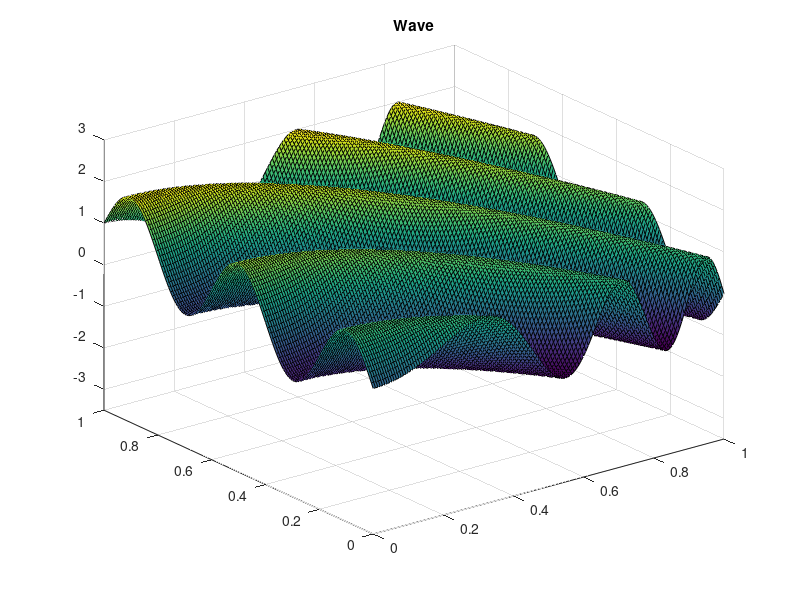

The MATLAB script that drew this image: (Note: this script raises an error after producing the figure.)
n = 149;
t_max = 2;
h = 1 / (n + 1);
tau = 1/100;

w = 2.5;
omega = 2 * pi * w;

filename = 'WelleNeumann1.gif';
delay = 0.05;

%n=n+2 needed for the generation of T
n = n+2;
j = 1;

T_mesh = 0:tau:t_max;
[X,Y] = meshgrid(0:h:1);

q   = zeros(n^2, t_max/tau + 1);
p   = zeros(n^2, t_max/tau + 1);
err = zeros(  1, t_max/tau + 1);

u       = @(t, x, y)     cos(4 * pi * t) .* ( sin(omega * (x .* x + y)) + y );
dt_u    = @(t, x, y)     - 4 * pi * sin(4 * pi * t) .* ( sin(omega * (x .* x + y)) + y );
grad_u  = @(t, x, y)     cos(4 * pi * t) .*  [2 * omega * x .* cos(omega * (x .* x + y)); omega * cos(omega * (x .* x + y)) + 1];
g       = @(n, t, x, y)  dot(grad_u(t, x, y), n);
f       = @(t, x, y)     - (4 * pi)^2 * u(t, x, y) + cos(4 * pi * t) .* (omega^2 * (4 * x .* x + 1) .* sin(omega * (x .* x + y)) - 2 * omega * cos(omega * (x .* x + y)));

u0 = u(0, X, Y)';
u1 = dt_u(0, X, Y)';

q(:, 1) = u0(:);
p(:, 1) = u1(:);


TT = - sparse(diag(ones(n-1, 1), 1) + diag(ones(n - 1, 1), -1));
TT(1, 2    ) = -2;
TT(n, n - 1) = -2;
T = TT + 4 * speye(n,n);

A       = - (kron(speye(n), T) + kron(TT, speye(n))) / (h * h);
A_minus = speye(n^2) - (tau / 2)^2 * A; 
A_plus  = speye(n^2) + (tau / 2)^2 * A;


qSurf = surf( X, Y, u0'); zlim([-3.5, 3])
title(gca, 'Wave')
frame = getframe(gcf);
im = frame2im(frame);
[C, map] = rgb2ind(im, 256);
imwrite(C, map, filename, 'gif', 'LoopCount', Inf, 'DelayTime', delay);




for t = T_mesh
    fg    = f(t + tau, X, Y) + f(t, X, Y);

    left  = arrayfun(@(y) g([-1; 0], t, 0, y) + g([-1; 0], t + tau, 0, y), Y(:, 1));
    right = arrayfun(@(y) g([ 1; 0], t, 1, y) + g([ 1; 0], t + tau, 1, y), Y(:, 1));
    top   = arrayfun(@(x) g([ 0; 1], t, x, 1) + g([ 0; 1], t + tau, x, 1), X(1, :));
    bot   = arrayfun(@(x) g([ 0;-1], t, x, 0) + g([ 0;-1], t + tau, x, 0), X(1, :));

%     fg    = f(t, X, Y)';
% 
%     left  = arrayfun(@(y) g([-1; 0], t, 0, y), Y(:, 1));
%     right = arrayfun(@(y) g([ 1; 0], t, 1, y), Y(:, 1));
%     top   = arrayfun(@(x) g([ 0; 1], t, x, 1), X(1, :));
%     bot   = arrayfun(@(x) g([ 0;-1], t, x, 0), X(1, :));
    
    fg(:, 1) = fg(:, 1) + 2 * left  / h;
    fg(:, n) = fg(:, n) + 2 * right / h;
    fg(n, :) = fg(n, :) + 2 * top   / h;
    fg(1, :) = fg(1, :) + 2 * bot   / h;

    fg = fg';
    r = fg(:) / 2;

    q(:, j + 1) = A_minus  \ ( A_plus * q(:, j) + tau *     p(:, j) + (tau^2 / 2) * r);
    p(:, j + 1) = A_minus  \ ( A_plus * p(:, j) + tau * A * q(:, j) +         tau * r);
    
    err(j) = max(abs(reshape(q(:, j), [n, n])' - u(t, X, Y)), [], 'all');

    j = j + 1;
    
    set(qSurf, 'ZData', reshape(q(:, j), [n, n])'); zlim([-3.5, 3])
    drawnow
    frame = getframe(gcf);
    im = frame2im(frame);
    [C, map] = rgb2ind(im, 256);
    imwrite(C, map, filename, 'gif', 'WriteMode', 'append', 'DelayTime', delay);
end

plot(T_mesh, err);
title('Error')

close;